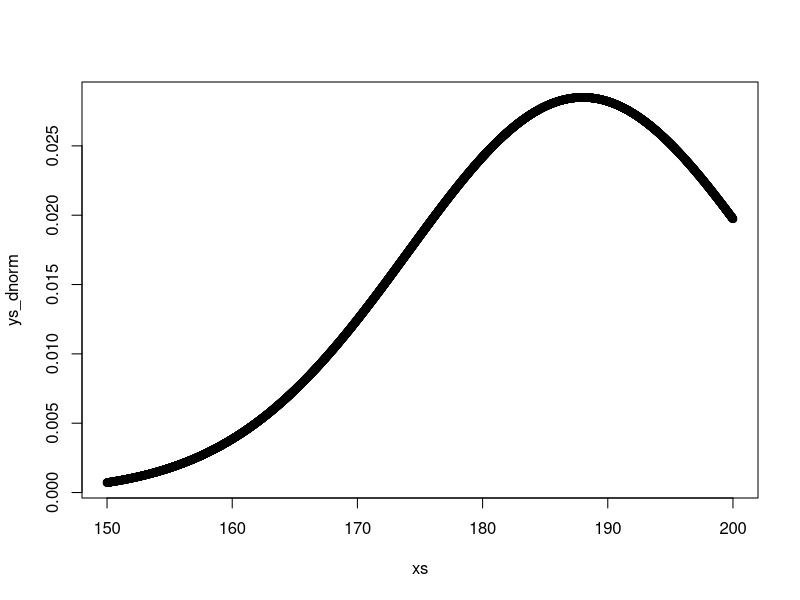
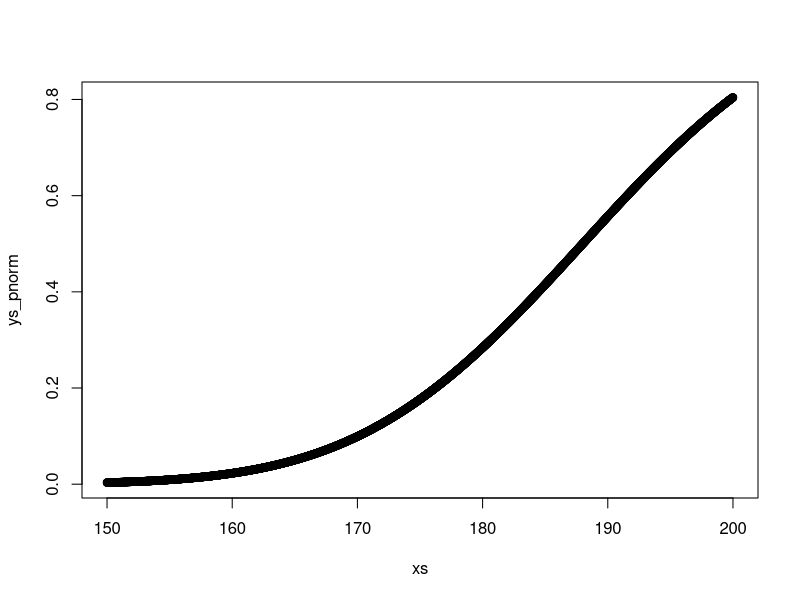

Generate these figures, in order, with R:
# Exercise 3 (Hemoglobin)
# The hemoglobin (Hb) value in a male population is normally distributed
# with mean 188 g/L and standard deviation 14 g/L.
mean <- 188
sd <- 14

xs <- seq(150, 200, by = 0.01)
ys_dnorm <- dnorm(xs, mean = mean, sd = sd)
plot(xs, ys_dnorm) # Beautiful normal curve
ys_pnorm <- pnorm(xs, mean = mean, sd = sd)
plot(xs, ys_pnorm)

# > Men with Hb below 158 g/L are considered anemic.
# > What is the probability of a random man being anemic?
#
# Estimate: 10%
p_anemic <- pnorm(158, mean = mean, sd = sd)
testthat::expect_equal(0.01606229, p_anemic)

# When randomly selecting 10 men from the population,
# what is the probability that none of them are anemic?
#
# We can easily calculate this:
p_not_anemic <- 1.0 - p_anemic
p_none_anemic <- p_not_anemic ^ 10
testthat::expect_equal(p_none_anemic, 0.8505034, tolerance = 0.0000001)
